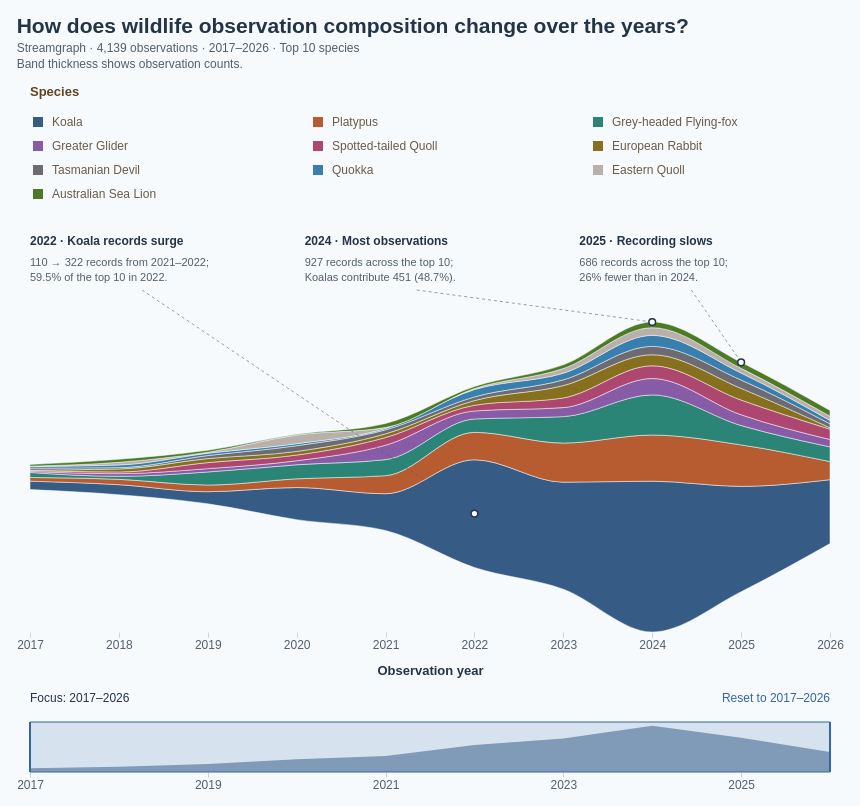

The Vega-Lite source for this figure:
### Vega specification from a JSON file in a GitHub repository (floating-point values rounded to 4 significant figures)
{"$schema": "https://vega.github.io/schema/vega/v5.json", "description": "Streamgraph of wildlife observation composition in 2017–2026, showing the top ten species selected within the selected observation years, with 4,139 records in the displayed ten available years. Source: Dataset/observations-794195.csv. Species selected by observation count in the selected years; subspecies combined by the first two scientific-name components. Includes records without coordinates. Zero-count species-years retained. Annual counts use observation dates. A centered stack gives a streamgraph: band thickness represents observation count; vertical band position has no numeric meaning. Monotone interpolation smoothly connects the recorded annual values; curves between years are visual interpolation, not additional observations. Tooltip shares use the total of the displayed ten species in the given year. Hover or click bands or legend to highlight; click again, Clear highlight, or Escape clears selection. Counts reflect recording activity, not animal abundance. Drag the annual-total overview below the chart to select an inclusive observation-year range; use Reset to restore 2017–2026. Legend totals cover the full period. Species colours match the ten-species palette in BumpChart.vg.json; species selection uses the selected years; annual counts and legend totals cover 2017–2026. Three in-chart annotations highlight the 2022 Koala increase, the 2024 annual-total peak, and the 2025 decline; anchors use the current centered stack and annotations hide when their year is outside the focus range. Uses the 10 most recent available observation years (2017–2026), including partial 2026.", "width": 800, "height": 400, "padding": 16, "background": "#f7fafc", "title": {"text": "How does wildlife observation composition change over the years?", "subtitle": ["Streamgraph · 4,139 observations · 2017–2026 · Top 10 species", "Band thickness shows observation counts."], "anchor": "start", "font": "Arial", "fontSize": 21, "color": "#243447", "subtitleFont": "Arial", "subtitleFontSize": 12, "subtitleColor": "#52606d", "offset": 16, "subtitlePadding": 6, "subtitleLineHeight": 16}, "signals": [{"name": "minYear", "value": 2017}, {"name": "maxYear", "value": 2026}, {"name": "yearRange", "value": [2017, 2026], "on": [{"events": "@brushTarget:mousedown", "update": "[round(clamp(invert('overviewX', x()), minYear, maxYear)), round(clamp(invert('overviewX', x()), minYear, maxYear))]"}, {"events": "[@brushTarget:mousedown, window:mouseup] > window:mousemove!", "update": "[min(brushAnchor, round(clamp(invert('overviewX', x()), minYear, maxYear))), max(brushAnchor, round(clamp(invert('overviewX', x()), minYear, maxYear)))]"}, {"events": "@resetYears:click", "update": "[minYear, maxYear]"}]}, {"name": "brushAnchor", "value": 2017, "on": [{"events": "@brushTarget:mousedown", "update": "round(clamp(invert('overviewX', x()), minYear, maxYear))"}]}, {"name": "hoveredSpecies", "value": null, "on": [{"events": "@speciesAreas:mouseover, @yearPoints:mouseover, @legendSymbols:mouseover, @legendLabels:mouseover", "update": "datum.species"}, {"events": "@speciesAreas:mouseout, @yearPoints:mouseout, @legendSymbols:mouseout, @legendLabels:mouseout", "update": "null"}]}, {"name": "selectedSpecies", "value": null, "on": [{"events": "@speciesAreas:click, @yearPoints:click, @legendSymbols:click, @legendLabels:click", "update": "selectedSpecies == datum.species ? null : datum.species"}, {"events": "window:keydown[event.key === 'Escape']", "update": "null"}]}, {"name": "activeSpecies", "update": "hoveredSpecies != null ? hoveredSpecies : selectedSpecies"}, {"name": "legendColumnWidth", "value": 280}, {"name": "legendSymbolSize", "value": 100}], "data": [{"name": "annualCounts", "values": [{"year": 2017, "species": "Koala", "count": 25, "order": 0}, {"year": 2017, "species": "Platypus", "count": 11, "order": 1}, {"year": 2017, "species": "Grey-headed Flying-fox", "count": 15, "order": 2}, {"year": 2017, "species": "Greater Glider", "count": 3, "order": 3}, {"year": 2017, "species": "Spotted-tailed Quoll", "count": 3, "order": 4}, {"year": 2017, "species": "European Rabbit", "count": 1, "order": 5}, {"year": 2017, "species": "Tasmanian Devil", "count": 6, "order": 6}, {"year": 2017, "species": "Quokka", "count": 5, "order": 7}, {"year": 2017, "species": "Eastern Quoll", "count": 1, "order": 8}, {"year": 2017, "species": "Australian Sea Lion", "count": 5, "order": 9}, {"year": 2018, "species": "Koala", "count": 30, "order": 0}, {"year": 2018, "species": "Platypus", "count": 16, "order": 1}, {"year": 2018, "species": "Grey-headed Flying-fox", "count": 9, "order": 2}, {"year": 2018, "species": "Greater Glider", "count": 8, "order": 3}, {"year": 2018, "species": "Spotted-tailed Quoll", "count": 5, "order": 4}, {"year": 2018, "species": "European Rabbit", "count": 9, "order": 5}, {"year": 2018, "species": "Tasmanian Devil", "count": 4, "order": 6}, {"year": 2018, "species": "Quokka", "count": 8, "order": 7}, {"year": 2018, "species": "Eastern Quoll", "count": 8, "order": 8}, {"year": 2018, "species": "Australian Sea Lion", "count": 9, "order": 9}, {"year": 2019, "species": "Koala", "count": 36, "order": 0}, {"year": 2019, "species": "Platypus", "count": 20, "order": 1}, {"year": 2019, "species": "Grey-headed Flying-fox", "count": 39, "order": 2}, {"year": 2019, "species": "Greater Glider", "count": 10, "order": 3}, {"year": 2019, "species": "Spotted-tailed Quoll", "count": 18, "order": 4}, {"year": 2019, "species": "European Rabbit", "count": 12, "order": 5}, {"year": 2019, "species": "Tasmanian Devil", "count": 9, "order": 6}, {"year": 2019, "species": "Quokka", "count": 7, "order": 7}, {"year": 2019, "species": "Eastern Quoll", "count": 3, "order": 8}, {"year": 2019, "species": "Australian Sea Lion", "count": 6, "order": 9}, {"year": 2020, "species": "Koala", "count": 96, "order": 0}, {"year": 2020, "species": "Platypus", "count": 26, "order": 1}, {"year": 2020, "species": "Grey-headed Flying-fox", "count": 42, "order": 2}, {"year": 2020, "species": "Greater Glider", "count": 12, "order": 3}, {"year": 2020, "species": "Spotted-tailed Quoll", "count": 17, "order": 4}, {"year": 2020, "species": "European Rabbit", "count": 11, "order": 5}, {"year": 2020, "species": "Tasmanian Devil", "count": 17, "order": 6}, {"year": 2020, "species": "Quokka", "count": 6, "order": 7}, {"year": 2020, "species": "Eastern Quoll", "count": 26, "order": 8}, {"year": 2020, "species": "Australian Sea Lion", "count": 2, "order": 9}, {"year": 2021, "species": "Koala", "count": 110, "order": 0}, {"year": 2021, "species": "Platypus", "count": 54, "order": 1}, {"year": 2021, "species": "Grey-headed Flying-fox", "count": 48, "order": 2}, {"year": 2021, "species": "Greater Glider", "count": 43, "order": 3}, {"year": 2021, "species": "Spotted-tailed Quoll", "count": 23, "order": 4}, {"year": 2021, "species": "European Rabbit", "count": 11, "order": 5}, {"year": 2021, "species": "Tasmanian Devil", "count": 12, "order": 6}, {"year": 2021, "species": "Quokka", "count": 4, "order": 7}, {"year": 2021, "species": "Eastern Quoll", "count": 3, "order": 8}, {"year": 2021, "species": "Australian Sea Lion", "count": 12, "order": 9}, {"year": 2022, "species": "Koala", "count": 322, "order": 0}, {"year": 2022, "species": "Platypus", "count": 82, "order": 1}, {"year": 2022, "species": "Grey-headed Flying-fox", "count": 40, "order": 2}, {"year": 2022, "species": "Greater Glider", "count": 24, "order": 3}, {"year": 2022, "species": "Spotted-tailed Quoll", "count": 17, "order": 4}, {"year": 2022, "species": "European Rabbit", "count": 14, "order": 5}, {"year": 2022, "species": "Tasmanian Devil", "count": 11, "order": 6}, {"year": 2022, "species": "Quokka", "count": 22, "order": 7}, {"year": 2022, "species": "Eastern Quoll", "count": 3, "order": 8}, {"year": 2022, "species": "Australian Sea Lion", "count": 6, "order": 9}, {"year": 2023, "species": "Koala", "count": 320, "order": 0}, {"year": 2023, "species": "Platypus", "count": 117, "order": 1}, {"year": 2023, "species": "Grey-headed Flying-fox", "count": 79, "order": 2}, {"year": 2023, "species": "Greater Glider", "count": 27, "order": 3}, {"year": 2023, "species": "Spotted-tailed Quoll", "count": 29, "order": 4}, {"year": 2023, "species": "European Rabbit", "count": 37, "order": 5}, {"year": 2023, "species": "Tasmanian Devil", "count": 17, "order": 6}, {"year": 2023, "species": "Quokka", "count": 20, "order": 7}, {"year": 2023, "species": "Eastern Quoll", "count": 14, "order": 8}, {"year": 2023, "species": "Australian Sea Lion", "count": 11, "order": 9}, {"year": 2024, "species": "Koala", "count": 451, "order": 0}, {"year": 2024, "species": "Platypus", "count": 138, "order": 1}, {"year": 2024, "species": "Grey-headed Flying-fox", "count": 120, "order": 2}, {"year": 2024, "species": "Greater Glider", "count": 49, "order": 3}, {"year": 2024, "species": "Spotted-tailed Quoll", "count": 38, "order": 4}, {"year": 2024, "species": "European Rabbit", "count": 33, "order": 5}, {"year": 2024, "species": "Tasmanian Devil", "count": 25, "order": 6}, {"year": 2024, "species": "Quokka", "count": 33, "order": 7}, {"year": 2024, "species": "Eastern Quoll", "count": 23, "order": 8}, {"year": 2024, "species": "Australian Sea Lion", "count": 17, "order": 9}, {"year": 2025, "species": "Koala", "count": 315, "order": 0}, {"year": 2025, "species": "Platypus", "count": 124, "order": 1}, {"year": 2025, "species": "Grey-headed Flying-fox", "count": 58, "order": 2}, {"year": 2025, "species": "Greater Glider", "count": 32, "order": 3}, {"year": 2025, "species": "Spotted-tailed Quoll", "count": 44, "order": 4}, {"year": 2025, "species": "European Rabbit", "count": 35, "order": 5}, {"year": 2025, "species": "Tasmanian Devil", "count": 25, "order": 6}, {"year": 2025, "species": "Quokka", "count": 21, "order": 7}, {"year": 2025, "species": "Eastern Quoll", "count": 14, "order": 8}, {"year": 2025, "species": "Australian Sea Lion", "count": 18, "order": 9}, {"year": 2026, "species": "Koala", "count": 191, "order": 0}, {"year": 2026, "species": "Platypus", "count": 54, "order": 1}, {"year": 2026, "species": "Grey-headed Flying-fox", "count": 44, "order": 2}, {"year": 2026, "species": "Greater Glider", "count": 22, "order": 3}, {"year": 2026, "species": "Spotted-tailed Quoll", "count": 31, "order": 4}, {"year": 2026, "species": "European Rabbit", "count": 4, "order": 5}, {"year": 2026, "species": "Tasmanian Devil", "count": 12, "order": 6}, {"year": 2026, "species": "Quokka", "count": 10, "order": 7}, {"year": 2026, "species": "Eastern Quoll", "count": 13, "order": 8}, {"year": 2026, "species": "Australian Sea Lion", "count": 17, "order": 9}]}, {"name": "legendEntries", "values": [{"species": "Koala", "order": 0, "total": 1896}, {"species": "Platypus", "order": 1, "total": 642}, {"species": "Grey-headed Flying-fox", "order": 2, "total": 494}, {"species": "Greater Glider", "order": 3, "total": 230}, {"species": "Spotted-tailed Quoll", "order": 4, "total": 225}, {"species": "European Rabbit", "order": 5, "total": 167}, {"species": "Tasmanian Devil", "order": 6, "total": 138}, {"species": "Quokka", "order": 7, "total": 136}, {"species": "Eastern Quoll", "order": 8, "total": 108}, {"species": "Australian Sea Lion", "order": 9, "total": 103}]}, {"name": "focusedCounts", "source": "annualCounts", "transform": [{"type": "filter", "expr": "datum.year >= yearRange[0] && datum.year <= yearRange[1]"}, {"type": "joinaggregate", "groupby": ["year"], "fields": ["count"], "ops": ["sum"], "as": ["yearTotal"]}, {"type": "stack", "groupby": ["year"], "field": "count", "sort": {"field": "order", "order": "ascending"}, "as": ["y0", "y1"], "offset": "center"}]}, {"name": "yearTotals", "source": "annualCounts", "transform": [{"type": "aggregate", "groupby": ["year"], "fields": ["count"], "ops": ["sum"], "as": ["total"]}]}, {"name": "insightAnnotations", "source": "focusedCounts", "transform": [{"type": "filter", "expr": "(datum.year == 2022 && datum.species == 'Koala') || ((datum.year == 2024 || datum.year == 2025) && datum.order == 9)"}, {"type": "formula", "expr": "datum.year == 2022 ? 0 : datum.year == 2024 ? width / 3 + 8 : 2 * width / 3 + 16", "as": "labelX"}, {"type": "formula", "expr": "datum.year == 2022 ? '2022 · Koala records surge' : datum.year == 2024 ? '2024 · Most observations' : '2025 · Recording slows'", "as": "heading"}, {"type": "formula", "expr": "datum.year == 2022 ? '110 → 322 records from 2021–2022;' : datum.year == 2024 ? '927 records across the top 10;' : '686 records across the top 10;'", "as": "detail"}, {"type": "formula", "expr": "datum.year == 2022 ? '59.5% of the top 10 in 2022.' : datum.year == 2024 ? 'Koalas contribute 451 (48.7%).' : '26% fewer than in 2024.'", "as": "detail2"}, {"type": "formula", "expr": "datum.year == 2022 ? (datum.y0 + datum.y1) / 2 : datum.y1", "as": "anchorY"}]}], "scales": [{"name": "x", "type": "linear", "domain": {"signal": "yearRange[0] === yearRange[1] ? [yearRange[0] - 0.5, yearRange[1] + 0.5] : yearRange"}, "range": "width", "zero": false, "nice": false}, {"name": "y", "type": "linear", "domain": {"data": "focusedCounts", "fields": ["y0", "y1"]}, "range": [{"signal": "height"}, 90], "zero": true, "nice": false}, {"name": "color", "type": "ordinal", "domain": ["Koala", "Platypus", "Grey-headed Flying-fox", "Greater Glider", "Spotted-tailed Quoll", "European Rabbit", "Quokka", "Tasmanian Devil", "Eastern Barred Bandicoot", "Numbat", "Australian Sea Lion", "Eastern Quoll"], "range": ["#365B85", "#B65C30", "#2A8576", "#885BA6", "#AD4770", "#86701D", "#397FAD", "#6D6B70", "#C17A24", "#5146A0", "#4D7A24", "#bab0ab"]}, {"name": "overviewX", "type": "linear", "domain": [2017, 2026], "range": "width", "zero": false}, {"name": "overviewY", "type": "linear", "domain": {"data": "yearTotals", "field": "total"}, "range": [{"signal": "height + 140"}, {"signal": "height + 90"}], "zero": true, "nice": true}], "axes": [{"scale": "x", "orient": "bottom", "title": "Observation year", "format": "d", "labelOverlap": true, "domain": false, "tickColor": "#c9d4df", "labelColor": "#52606d", "titleColor": "#243447", "titlePadding": 14, "tickCount": {"signal": "min(10, yearRange[1] - yearRange[0] + 1)"}, "tickMinStep": 1}, {"scale": "overviewX", "orient": "bottom", "offset": 140, "format": "d", "tickCount": 8, "labelOverlap": true, "title": null, "values": [2017, 2018, 2019, 2020, 2021, 2022, 2023, 2024, 2025, 2026], "domain": false, "tickColor": "#c9d4df", "labelColor": "#52606d"}], "marks": [{"name": "series", "type": "group", "from": {"facet": {"name": "seriesData", "data": "focusedCounts", "groupby": "species"}}, "marks": [{"name": "speciesAreas", "type": "area", "encode": {"update": {"x": {"scale": "x", "field": "year"}, "y": {"scale": "y", "field": "y1"}, "y2": {"scale": "y", "field": "y0"}, "fill": {"scale": "color", "field": "species"}, "fillOpacity": {"signal": "activeSpecies == null || activeSpecies == datum.species ? 1 : 0.16"}, "stroke": {"value": "#f7fafc"}, "strokeWidth": {"value": 0.5}, "cursor": {"value": "pointer"}, "tooltip": {"signal": "{'Species': datum.species, 'Year': datum.year, 'Observations': datum.count, 'Top 10 species in year': datum.yearTotal, 'Share of top 10 in year': datum.yearTotal ? format(datum.count / datum.yearTotal, '.1%') : 'No observations'}"}, "interpolate": {"value": "monotone"}, "description": {"signal": "datum.species + ', ' + datum.year + ': ' + datum.count + ' observations, ' + format(datum.count / datum.yearTotal, '.1%') + ' of the top ten species'"}}}, "from": {"data": "seriesData"}, "sort": {"field": "datum.year"}}]}, {"name": "yearPoints", "type": "symbol", "encode": {"update": {"x": {"scale": "x", "field": "year"}, "y": {"signal": "scale('y', (datum.y0 + datum.y1) / 2)"}, "size": {"value": 65}, "fill": {"scale": "color", "field": "species"}, "opacity": {"signal": "yearRange[0] == yearRange[1] ? (activeSpecies == null || activeSpecies == datum.species ? 1 : 0.16) : 0"}, "stroke": {"value": "#f7fafc"}, "strokeWidth": {"value": 1.5}, "cursor": {"value": "pointer"}, "tooltip": {"signal": "{'Species': datum.species, 'Year': datum.year, 'Observations': datum.count, 'Top 10 species in year': datum.yearTotal, 'Share of top 10 in year': datum.yearTotal ? format(datum.count / datum.yearTotal, '.1%') : 'No observations'}"}}}, "from": {"data": "focusedCounts"}}, {"name": "insightLeaders", "type": "rule", "interactive": false, "from": {"data": "insightAnnotations"}, "encode": {"update": {"x": {"signal": "datum.labelX + 112"}, "y": {"value": 58}, "x2": {"scale": "x", "field": "year"}, "y2": {"scale": "y", "field": "anchorY"}, "stroke": {"value": "#52606d"}, "strokeWidth": {"value": 1}, "strokeDash": {"value": [3, 3]}, "opacity": {"value": 0.6}}}}, {"name": "insightAnchors", "type": "symbol", "interactive": false, "from": {"data": "insightAnnotations"}, "encode": {"update": {"x": {"scale": "x", "field": "year"}, "y": {"scale": "y", "field": "anchorY"}, "size": {"value": 45}, "fill": {"value": "#f7fafc"}, "stroke": {"value": "#243447"}, "strokeWidth": {"value": 1.5}}}}, {"name": "insightHeadings", "type": "text", "interactive": false, "from": {"data": "insightAnnotations"}, "encode": {"update": {"x": {"field": "labelX"}, "y": {"value": 4}, "baseline": {"value": "top"}, "text": {"field": "heading"}, "fontSize": {"value": 12}, "fontWeight": {"value": "bold"}, "fill": {"value": "#243447"}}}}, {"name": "insightDetails", "type": "text", "interactive": false, "from": {"data": "insightAnnotations"}, "encode": {"update": {"x": {"field": "labelX"}, "y": {"value": 25}, "baseline": {"value": "top"}, "text": {"field": "detail"}, "fontSize": {"value": 11}, "fill": {"value": "#52606d"}}}}, {"name": "insightDetailsSecondLine", "type": "text", "interactive": false, "from": {"data": "insightAnnotations"}, "encode": {"update": {"x": {"field": "labelX"}, "y": {"value": 40}, "baseline": {"value": "top"}, "text": {"field": "detail2"}, "fontSize": {"value": 11}, "fill": {"value": "#52606d"}}}}, {"name": "legendTitle", "type": "text", "encode": {"update": {"x": {"value": 0}, "y": {"value": -136}, "text": {"value": "Species"}, "fontWeight": {"value": "bold"}, "fill": {"value": "#634320"}, "fontSize": {"value": 13}, "font": {"value": "Arial"}}}, "interactive": false}, {"name": "legendSymbols", "type": "symbol", "encode": {"update": {"x": {"signal": "8 + (datum.order % 3) * legendColumnWidth"}, "y": {"signal": "-110 + floor(datum.order / 3) * 24"}, "shape": {"value": "square"}, "size": {"signal": "legendSymbolSize"}, "fill": {"scale": "color", "field": "species"}, "opacity": {"signal": "activeSpecies == null || activeSpecies == datum.species ? 1 : 0.16"}, "stroke": {"signal": "selectedSpecies == datum.species ? '#243447' : 'transparent'"}, "strokeWidth": {"value": 2}, "cursor": {"value": "pointer"}, "tooltip": {"signal": "{'Species': datum.species, 'Observations (2017–2026)': datum.total}"}}}, "from": {"data": "legendEntries"}}, {"name": "legendLabels", "type": "text", "encode": {"update": {"x": {"signal": "22 + (datum.order % 3) * legendColumnWidth"}, "y": {"signal": "-110 + floor(datum.order / 3) * 24"}, "baseline": {"value": "middle"}, "text": {"field": "species"}, "fontSize": {"value": 12}, "fill": {"value": "#6a5b49"}, "opacity": {"signal": "activeSpecies == null || activeSpecies == datum.species ? 1 : 0.16"}, "fontWeight": {"signal": "selectedSpecies == datum.species ? 'bold' : 'normal'"}, "cursor": {"value": "pointer"}, "font": {"value": "Arial"}}}, "from": {"data": "legendEntries"}}, {"name": "focusLabel", "type": "text", "encode": {"update": {"x": {"value": 0}, "y": {"signal": "height + 70"}, "text": {"signal": "'Focus: ' + yearRange[0] + '–' + yearRange[1]"}, "fontSize": {"value": 12}, "fill": {"value": "#243447"}}}, "interactive": false}, {"name": "overview", "type": "area", "encode": {"update": {"x": {"scale": "overviewX", "field": "year"}, "y": {"scale": "overviewY", "field": "total"}, "y2": {"signal": "height + 140"}, "fill": {"value": "#8fa6bb"}}}, "interactive": false, "sort": {"field": "datum.year"}, "from": {"data": "yearTotals"}}, {"name": "brushSelection", "type": "rect", "encode": {"update": {"x": {"signal": "scale('overviewX', yearRange[0])"}, "x2": {"signal": "scale('overviewX', yearRange[1])"}, "y": {"signal": "height + 90"}, "y2": {"signal": "height + 140"}, "fill": {"value": "#3366a6"}, "fillOpacity": {"value": 0.16}, "stroke": {"value": "#3366a6"}}}, "interactive": false}, {"name": "brushEdge0", "type": "rule", "encode": {"update": {"x": {"signal": "scale('overviewX', yearRange[0])"}, "y": {"signal": "height + 90"}, "y2": {"signal": "height + 140"}, "stroke": {"value": "#3366a6"}, "strokeWidth": {"value": 2}}}, "interactive": false}, {"name": "brushEdge1", "type": "rule", "encode": {"update": {"x": {"signal": "scale('overviewX', yearRange[1])"}, "y": {"signal": "height + 90"}, "y2": {"signal": "height + 140"}, "stroke": {"value": "#3366a6"}, "strokeWidth": {"value": 2}}}, "interactive": false}, {"name": "brushTarget", "type": "rect", "encode": {"update": {"x": {"value": 0}, "width": {"signal": "width"}, "y": {"signal": "height + 90"}, "height": {"value": 50}, "fill": {"value": "transparent"}, "cursor": {"value": "crosshair"}}}}, {"name": "resetYears", "type": "text", "encode": {"update": {"x": {"signal": "width"}, "y": {"signal": "height + 70"}, "text": {"value": "Reset to 2017–2026"}, "fill": {"value": "#3366a6"}, "fontSize": {"value": 12}, "cursor": {"value": "pointer"}, "align": {"value": "right"}, "baseline": {"value": "alphabetic"}}}}], "config": {"text": {"font": "Arial"}, "axis": {"labelFont": "Arial", "titleFont": "Arial", "labelFontSize": 12, "titleFontSize": 13, "labelColor": "#52606d", "titleColor": "#243447", "titlePadding": 12, "domainColor": "#bac7d3", "tickColor": "#bac7d3"}, "legend": {"labelFont": "Arial", "titleFont": "Arial", "labelFontSize": 12, "titleFontSize": 13, "titleFontWeight": "bold", "labelColor": "#6a5b49", "titleColor": "#634320", "symbolType": "square", "symbolSize": 100, "rowPadding": 8, "columnPadding": 24, "labelOffset": 8}}, "usermeta": {"observationWindow": {"source": "Dataset/observations-794195.csv", "dateField": "observed_on", "years": [2017, 2018, 2019, 2020, 2021, 2022, 2023, 2024, 2025, 2026], "yearCount": 10, "includesPartialLatestYear": true}}}
